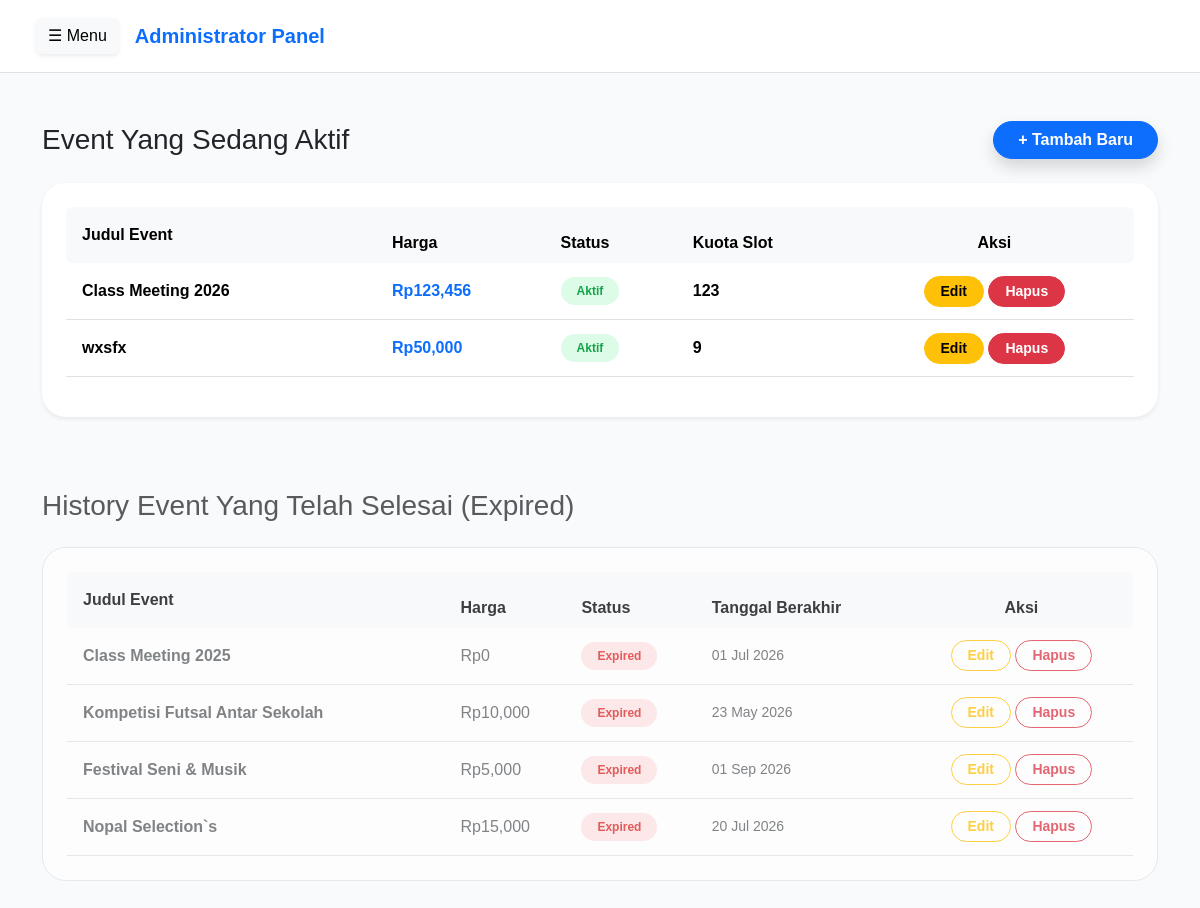
Screenshot of /admin/kelola_event.php (signed in) with the database file from the repository.
### tables this page shows
CREATE TABLE `events` (
  `id` int(11) NOT NULL,
  `judul` varchar(150) DEFAULT NULL,
  `deskripsi` text DEFAULT NULL,
  `harga` int(11) DEFAULT NULL,
  `slot_tiket` int(11) DEFAULT NULL,
  `gambar` varchar(255) DEFAULT NULL,
  `tanggal` date DEFAULT NULL,
  `tanggal_akhir` date DEFAULT NULL,
  `lokasi` varchar(100) DEFAULT NULL,
  `jam_mulai` time DEFAULT NULL,
  `jam_selesai` time DEFAULT NULL,
  `sorotan` enum('yes','no') DEFAULT 'no'
);

### admin/kelola_event.php (the view, shortened to what this page needs)
<?php
require '../koneksi.php';
$today = date('Y-m-d');
$aktif = mysqli_query($conn, "SELECT * FROM events WHERE tanggal >= '$today' OR tanggal_akhir >= '$today' ORDER BY id DESC");
$expired = mysqli_query($conn, "SELECT * FROM events WHERE (tanggal < '$today' AND (tanggal_akhir < '$today' OR tanggal_akhir IS NULL)) OR tanggal_akhir < '$today' ORDER BY id DESC");
?>
<!DOCTYPE html>
<html lang="id">
<head>
    <link href="../assets/css/bootstrap.min.css" rel="stylesheet">
    <link href="../assets/css/css2.css" rel="stylesheet">
</head>
<body>
    <nav class="navbar px-4 py-3 bg-white border-bottom sticky-top">
      <div class="container-fluid justify-content-start gap-3">
            <button class="btn btn-light border-0 shadow-sm" type="button" data-bs-toggle="offcanvas" data-bs-target="#sidebarMenu">☰ Menu</button>
            <a class="navbar-brand fw-bold text-primary m-0">Administrator Panel</a>
    </nav>
    <div class="container mt-5 mb-5">
        <div id="aktif-section" class="d-flex justify-content-between align-items-center mb-4">
            <h3 class="fw-800 m-0">Event Yang Sedang Aktif</h3>
            <a href="tambah_event.php" class="btn btn-primary rounded-pill px-4 fw-bold shadow">+ Tambah Baru</a>
        </div>
        <div class="card card-main p-4 mb-5 shadow-sm">
            <div class="table-responsive">
                <table class="table align-middle">
                    <thead class="table-light">
                        <tr>
                            <th class="px-3 py-3 border-0 rounded-start">Judul Event</th>
                            <th class="border-0">Harga</th>
                            <th class="border-0">Status</th>
                            <th class="border-0">Kuota Slot</th>
                            <th class="border-0 rounded-end text-center">Aksi</th>
                        </tr>
                    </thead>
                    <tbody>
                        <?php while($e = mysqli_fetch_assoc($aktif)): ?>
                        <tr>
                            <td class="px-3 py-3 fw-bold"><?= $e['judul'] ?></td>
                            <td class="text-primary fw-bold">Rp<?= number_format($e['harga']) ?></td>
                            <td><span class="badge badge-aktif px-3 py-2 rounded-pill">Aktif</span></td>
                            <td class="fw-bold"><?= $e['slot_tiket'] ?></td>
                            <td class="text-center">
                                <a href="edit_event.php?id=<?= $e['id'] ?>" class="btn btn-warning btn-sm rounded-pill px-3 fw-bold">Edit</a>
                                <a href="?hapus=<?= $e['id'] ?>" class="btn btn-danger btn-sm rounded-pill px-3 fw-bold" onclick="return confirm('Hapus event?')">Hapus</a>
                            </td>
                        </tr>
                        <?php endwhile; ?>
                    </tbody>
                </table>
            </div>
        </div>
        <h3 id="expired-section" class="fw-800 mb-4 pt-4 text-muted">History Event Yang Telah Selesai (Expired)</h3>
        <div class="card card-main p-4 opacity-75 shadow-none border">
            <div class="table-responsive">
                <table class="table align-middle mb-0">
                    <thead class="table-light">
                        <tr>
                            <th class="px-3 py-3 border-0 rounded-start">Judul Event</th>
                            <th class="border-0">Harga</th>
                            <th class="border-0">Status</th>
                            <th class="border-0">Tanggal Berakhir</th>
                            <th class="border-0 rounded-end text-center">Aksi</th>
                        </tr>
                    </thead>
                    <tbody>
                        <?php while($ex = mysqli_fetch_assoc($expired)): ?>
                        <tr>
                            <td class="px-3 py-3 fw-bold text-muted"><?= $ex['judul'] ?></td>
                            <td class="text-muted">Rp<?= number_format($ex['harga']) ?></td>
                            <td><span class="badge badge-expired px-3 py-2 rounded-pill">Expired</span></td>
                            <td class="small text-muted"><?= date('d M Y', strtotime($ex['tanggal_akhir'] ?: $ex['tanggal'])) ?></td>
                            <td class="text-center">
                                <a href="edit_event.php?id=<?= $ex['id'] ?>" class="btn btn-outline-warning btn-sm rounded-pill px-3 fw-bold">Edit</a>
                                <a href="?hapus=<?= $ex['id'] ?>" class="btn btn-outline-danger btn-sm rounded-pill px-3 fw-bold" onclick="return confirm('Bersihkan riwayat?')">Hapus</a>
                            </td>
                        </tr>
                        <?php endwhile; ?>
                    </tbody>
                </table>
            </div>
        </div>
    </div>
</body>
</html>

### admin/kelola_event.php (style rules this page uses)
body { font-family: 'Plus Jakarta Sans', sans-serif; background: #F8FAFC; scroll-behavior: smooth; }
.card-main { border: none; border-radius: 24px; background: white; box-shadow: 0 4px 20px rgba(0,0,0,0.03); }
.badge-aktif { background: #dcfce7; color: #16a34a; font-weight: 700; }
.badge-expired { background: #fee2e2; color: #dc2626; font-weight: 700; }

### rows the page displays
events: judul "Class Meeting 2026", harga "123,456", slot_tiket "123"
events: judul "wxsfx", harga "50,000", slot_tiket "9"
events: judul "Class Meeting 2025", harga "0", tanggal_akhir+tanggal "01 Jul 2026"
events: judul "Kompetisi Futsal Antar Sekolah", harga "10,000", tanggal_akhir "23 May 2026"
events: judul "Festival Seni & Musik", harga "5,000", tanggal_akhir "01 Sep 2026"
events: judul "Nopal Selection`s", harga "15,000", tanggal_akhir+tanggal "20 Jul 2026"
